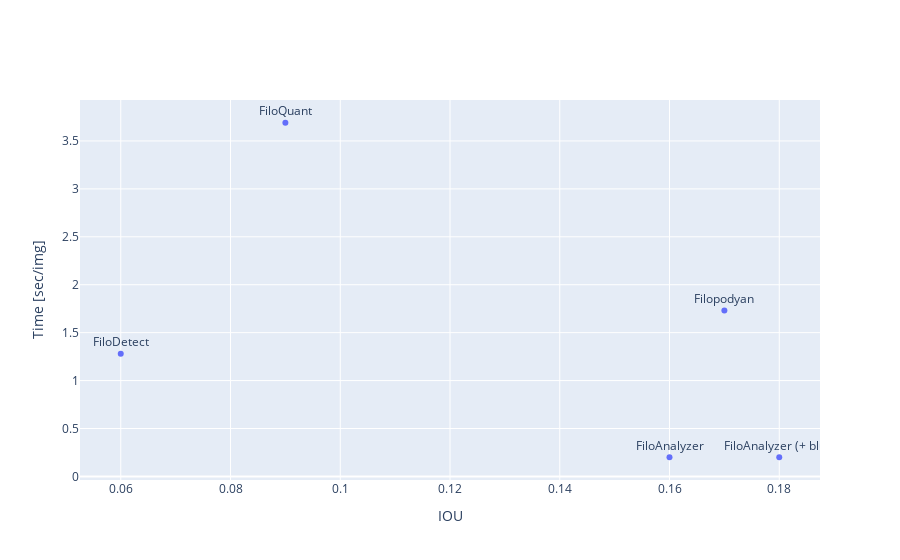
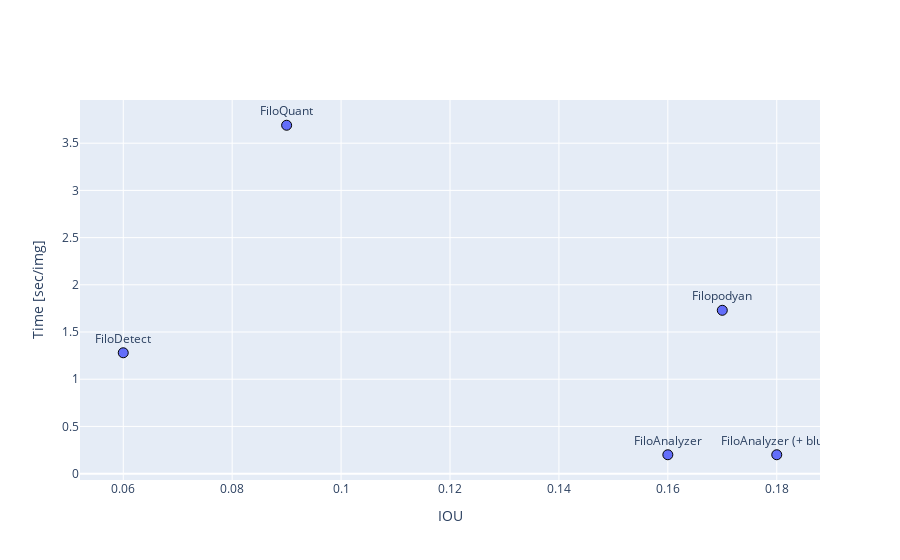

The notebook cell these images were saved under, in order:
### Code cell
trace = {'type': 'scatter',
         'x': df["IOU"],
         'y': df["Time"],
         'text': df["Method"],
         'mode': 'markers+text',
         'textposition': 'top center'}

layout = {'xaxis': {'title': 'IOU'},
          'yaxis': {'title': 'Time [sec/img]'}}

plotly.offline.iplot({'data': [trace], 'layout': layout})

# Personalize the markers and add text annotations
trace['marker'] = {'size': 10, 'line': {'width': 1, 'color': 'black'}}

layout = {'xaxis': {'title': 'IOU'},
          'yaxis': {'title': 'Time [sec/img]'}}

fig = {'data': [trace], 'layout': layout}

plotly.offline.iplot(fig)

### Figure 1 — Plotly figure (JSON) as saved in the notebook; plotly's stock layout.template omitted (floating-point values rounded to 4 significant figures)
{"data": [{"mode": "markers+text", "text": ["FiloDetect", "FiloQuant", "Filopodyan", "FiloAnalyzer", "FiloAnalyzer (+ blur)"], "textposition": "top center", "type": "scatter", "x": [0.06, 0.09, 0.17, 0.16, 0.18], "y": [1.28, 3.69, 1.73, 0.2, 0.2]}], "layout": {"xaxis": {"title": {"text": "IOU"}}, "yaxis": {"title": {"text": "Time [sec/img]"}}}}

### Figure 2 — Plotly figure (JSON) as saved in the notebook; plotly's stock layout.template omitted (floating-point values rounded to 4 significant figures)
{"data": [{"marker": {"line": {"color": "black", "width": 1}, "size": 10}, "mode": "markers+text", "text": ["FiloDetect", "FiloQuant", "Filopodyan", "FiloAnalyzer", "FiloAnalyzer (+ blur)"], "textposition": "top center", "type": "scatter", "x": [0.06, 0.09, 0.17, 0.16, 0.18], "y": [1.28, 3.69, 1.73, 0.2, 0.2]}], "layout": {"xaxis": {"title": {"text": "IOU"}}, "yaxis": {"title": {"text": "Time [sec/img]"}}}}
